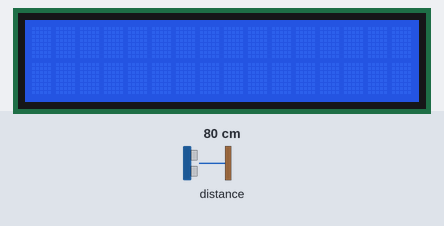
Simulated run of this sketch. Board: Arduino Uno, built with avr-gcc and run on an emulated ATmega328P. Parts: 16×2 character LCD. The test bench sets the inputs (shaded band); at power-on: distance to the obstacle 80 cm. What the sketch prints to the serial monitor is not drawn.

Above: at 1.2 s.
1.3 s: distance to the obstacle set to 120 cm
At 4.1 s:
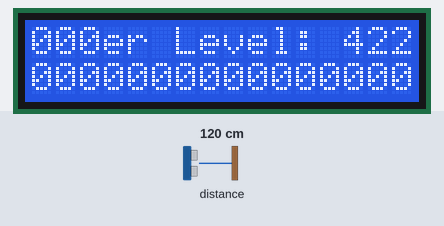
4.3 s: distance to the obstacle set to 250 cm
6.2 s: distance to the obstacle set to 2 cm
At 11.6 s:
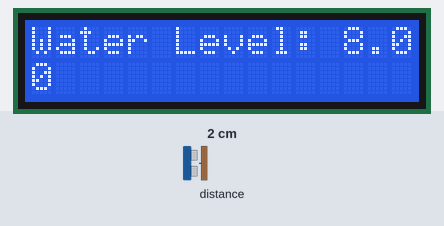
Timing chart, 0 to 13.1 s (numbered marks = the images above; inputs shaded):
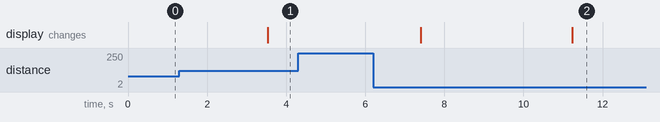

Measured:
- after the input at 1.3 s, the display: changes after 2.2 s (image 1)
- after the input at 4.3 s, every drawn part: stays the same

The sketch:

tof_testCode.ino
```cpp
#include <Wire.h>
#include <Adafruit_VL53L0X.h>
#include <LiquidCrystal_I2C.h>

// Create an instance of the VL53L0X sensor
Adafruit_VL53L0X lox = Adafruit_VL53L0X();

LiquidCrystal_I2C lcd(0x27, 16, 2);  // Adjust the I2C address based on your setup

byte fillChar[8] = {
  0b11111,
  0b11111,
  0b11111,
  0b11111,
  0b11111,
  0b11111,
  0b11111,
  0b11111
};

void setup() {
  // Initialize serial communication at 115200 baud rate
  Serial.begin(115200);

  lcd.init();
  lcd.backlight();
  lcd.createChar(0, fillChar);

  Serial.println(F("Serial communication started"));

  // Initialize I2C communication
  Wire.begin();
  Serial.println(F("I2C communication started"));

  // Initialize the VL53L0X sensor
  if (!lox.begin()) {
    Serial.println(F("Failed to boot VL53L0X"));
    while (1)
      ;
  }
  Serial.println(F("VL53L0X started"));
}

void loop() {
  Serial.println(F("Starting measurement"));
  float currentWaterLevel = tofMeasureWaterLevel();
  Serial.print(F("Current water level: "));
  Serial.println(currentWaterLevel);

  float beakerHeight = 250.0;
  float fillPercentage = (currentWaterLevel / beakerHeight) * 100;
  int screenPercentage = (int)(16 * fillPercentage / 100);  // Adjust fill percentage to LCD width

  lcd.clear();
  lcd.setCursor(0, 0);
  lcd.print("Water Level: ");
  lcd.setCursor(13, 0);
  lcd.print(fillPercentage, 1);  // Print fill percentage with 1 decimal place
  lcd.print("%");

  for (int i = 0; i < screenPercentage; i++) {
    lcd.setCursor(i, 1);
    lcd.print(byte(0));
  }

  // Delay for a short while before taking the next measurement
  delay(500);
}

float tofMeasureWaterLevel() {
  VL53L0X_RangingMeasurementData_t measure;
  float total = 0;
  int validReadings = 0;

  for (int i = 0; i < 100; i++) {
    lox.rangingTest(&measure, false);

    if (measure.RangeStatus != 4) {  // Phase failures have incorrect data
      total += measure.RangeMilliMeter;
      validReadings++;
    } else {
      Serial.println(F("Out of range"));
    }
  }

  if (validReadings > 0) {
    Serial.println(F("Valid readings obtained"));
    return total / validReadings;
  } else {
    Serial.println(F("No valid readings"));
    return -1;  // Return -1 to indicate an error
  }
}
```
